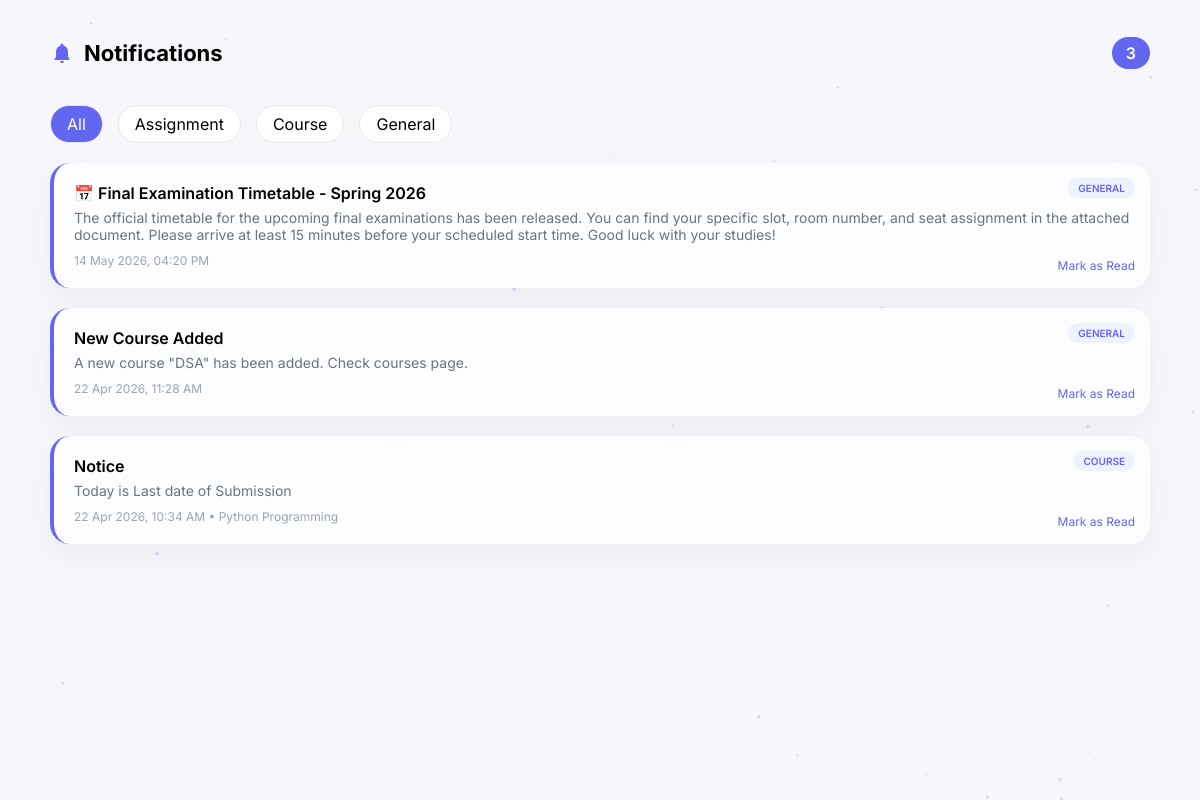
The page /notifications.php (signed in) on the database its author committed.
### tables this page shows
CREATE TABLE `notifications` (
  `id` int(11) NOT NULL,
  `student_id` int(11) NOT NULL,
  `title` varchar(255) NOT NULL,
  `message` text NOT NULL,
  `link` varchar(255) DEFAULT NULL,
  `is_read` tinyint(1) DEFAULT 0,
  `created_at` datetime DEFAULT current_timestamp(),
  `course_id` int(11) DEFAULT NULL,
  `assignment_id` int(11) DEFAULT NULL
);

CREATE TABLE `courses` (
  `id` int(11) NOT NULL,
  `course_code` varchar(20) NOT NULL,
  `course_name` varchar(100) NOT NULL,
  `description` text DEFAULT NULL,
  `instructor_name` varchar(100) DEFAULT NULL,
  `schedule_day` varchar(20) DEFAULT NULL,
  `schedule_time` varchar(20) DEFAULT NULL,
  `total_seats` int(11) DEFAULT 60,
  `created_at` timestamp NOT NULL DEFAULT current_timestamp()
);

### notifications.php (the view, shortened to what this page needs)
<?php
require "config.php";
$student_id = intval($_SESSION['student_id']);
$student_courses = [];
$res = mysqli_query($conn, "
    SELECT course_id
    FROM student_courses
    WHERE student_id='$student_id'
");
while ($row = mysqli_fetch_assoc($res)) {
    $student_courses[] = $row['course_id'];
}
$course_ids = !empty($student_courses)
    ? implode(',', array_map('intval', $student_courses))
    : '0';
$query = "
SELECT
    n.id,
    n.title,
    n.message,
    n.created_at,
    n.course_id,
    n.assignment_id,
    n.link,
    c.course_name,
    a.title AS assignment_title,
    a.description AS assignment_description,
    a.due_date
FROM notifications n
LEFT JOIN courses c ON n.course_id = c.id
LEFT JOIN assignments a ON n.assignment_id = a.id
WHERE
    n.student_id = '$student_id'
    AND (
        n.course_id IS NULL
        OR n.course_id IN ($course_ids)
    )
ORDER BY n.created_at DESC
";
$res = mysqli_query($conn, $query);
$notifications = [];
while ($n = mysqli_fetch_assoc($res)) {
    $notifications[] = $n;
}
?>
<!DOCTYPE html>
<html>
<head>
</head>
<body>
<canvas id="particles"></canvas>
<div class="header">
    <h1>
        <span class="material-icons-round pulse">notifications</span>
        Notifications
    </h1>
    <div class="badge" id="liveCount"><?= count($notifications) ?></div>
</div>
<div class="tabs">
    <div class="tab active" data-filter="all">All</div>
    <div class="tab" data-filter="assignment">Assignment</div>
    <div class="tab" data-filter="course">Course</div>
    <div class="tab" data-filter="general">General</div>
</div>
<div class="wrapper">
<?php foreach ($notifications as $n):
$type="general";
if(!empty($n['assignment_id'])) $type="assignment";
elseif(!empty($n['course_id'])) $type="course";
?>
<div class="notification-card unread" data-type="<?= $type ?>">
    <div class="ai-badge"><?= strtoupper($type) ?></div>
    <div class="title"><?= htmlspecialchars($n['title']) ?></div>
    <div class="message"><?= nl2br(htmlspecialchars($n['message'])) ?></div>
    <div class="meta">
        <?= date("d M Y, h:i A", strtotime($n['created_at'])) ?>
        <?php if (!empty($n['course_name'])): ?>
            • <?= htmlspecialchars($n['course_name']) ?>
        <?php endif; ?>
    </div>
    <div class="toggle-read">Mark as Read</div>
</div>
<?php endforeach; ?>
</div>
<script>
// Filter system
document.querySelectorAll('.tab').forEach(tab=>{
    tab.onclick=()=>{
        document.querySelectorAll('.tab').forEach(t=>t.classList.remove('active'));
        tab.classList.add('active');
        let filter=tab.dataset.filter;
        document.querySelectorAll('.notification-card').forEach(card=>{
            card.style.display=(filter==="all"||card.dataset.type===filter)?"block":"none";
        });
    }
});
// Read/Unread toggle + animated counter
let counter=document.getElementById("liveCount");
function updateCounter(){
    let unread=document.querySelectorAll('.notification-card.unread').length;
    counter.textContent=unread;
}
updateCounter();
document.querySelectorAll('.toggle-read').forEach(btn=>{
    btn.onclick=()=>{
        let card=btn.closest('.notification-card');
        card.classList.toggle('unread');
        btn.textContent=card.classList.contains('unread')?"Mark as Read":"Mark as Unread";
        updateCounter();
    }
});
// Floating particles
const canvas=document.getElementById("particles");
const ctx=canvas.getContext("2d");
canvas.width=window.innerWidth;
canvas.height=window.innerHeight;
let particles=[];
for(let i=0;i<60;i++){
    particles.push({
        x:Math.random()*canvas.width,
        y:Math.random()*canvas.height,
        r:Math.random()*2,
        d:Math.random()*1
    });
}
function draw(){
    ctx.clearRect(0,0,canvas.width,canvas.height);
    ctx.fillStyle="rgba(99,102,241,0.2)";
    particles.forEach(p=>{
        ctx.beginPath();
        ctx.arc(p.x,p.y,p.r,0,Math.PI*2);
        ctx.fill();
    });
    update();
}
function update(){
    particles.forEach(p=>{
        p.y+=p.d;
        if(p.y>canvas.height) p.y=0;
    });
}
setInterval(draw,30);
</script>
</body>
</html>

### notifications.php (style rules this page uses)
body { margin:0; font-family:'Inter',sans-serif; background:#f5f7fb; overflow-x:hidden; }
canvas { position:fixed; top:0;left:0; z-index:-1; }
.header { max-width:1100px; margin:auto; padding:25px 20px; display:flex; justify-content:space-between; align-items:center; }
.header h1 { font-size:22px; display:flex; align-items:center; gap:10px; }
.pulse { animation:pulse 2s infinite; color:#6366f1; }
.badge { background:#6366f1; color:white; padding:6px 14px; border-radius:30px; font-weight:600; transition:.3s; }
.tabs { max-width:1100px; margin:auto; padding:0 20px 20px; display:flex; gap:15px; flex-wrap:wrap; }
.tab { padding:8px 16px; border-radius:20px; background:white; border:1px solid #e5e7eb; cursor:pointer; transition:.3s; }
.tab.active { background:#6366f1; color:white; }
.wrapper { max-width:1100px; margin:auto; padding:0 20px 40px; }
.notification-card { background:rgba(255,255,255,0.7); backdrop-filter:blur(15px); border-radius:20px; padding:20px; margin-bottom:20px; box-shadow:0 10px 30px rgba(0,0,0,0.05); transition:.3s; position:relative; }
.notification-card.unread { border-left:4px solid #6366f1; }
.title { font-weight:600; margin-bottom:6px; }
.message { font-size:14px; color:#6b7280; }
.meta { font-size:12px; margin-top:10px; color:#9ca3af; }
.ai-badge { position:absolute; top:15px; right:15px; font-size:10px; padding:4px 10px; border-radius:20px; background:#eef2ff; color:#6366f1; font-weight:600; }
.toggle-read { position:absolute; bottom:15px; right:15px; cursor:pointer; font-size:12px; color:#6366f1; }

### rows shown on the page
notifications: type "GENERAL", title "📅 Final Examination Timetable - Spring 2026", message "The official timetable for the upcoming final examinations has been released. You can find your specific slot, room number, and seat assignment in the attached document. Please arrive at least 15 minutes before your scheduled start time. Good luck with your studies!", created_at "14 May 2026, 04:20 PM"
notifications: type "GENERAL", title "New Course Added", message "A new course \"DSA\" has been added. Check courses page.", created_at "22 Apr 2026, 11:28 AM"
notifications: type "COURSE", title "Notice", message "Today is Last date of Submission", created_at "22 Apr 2026, 10:34 AM", course.course_name "Python Programming"

### other values the page prints
count($notifications) "3"
